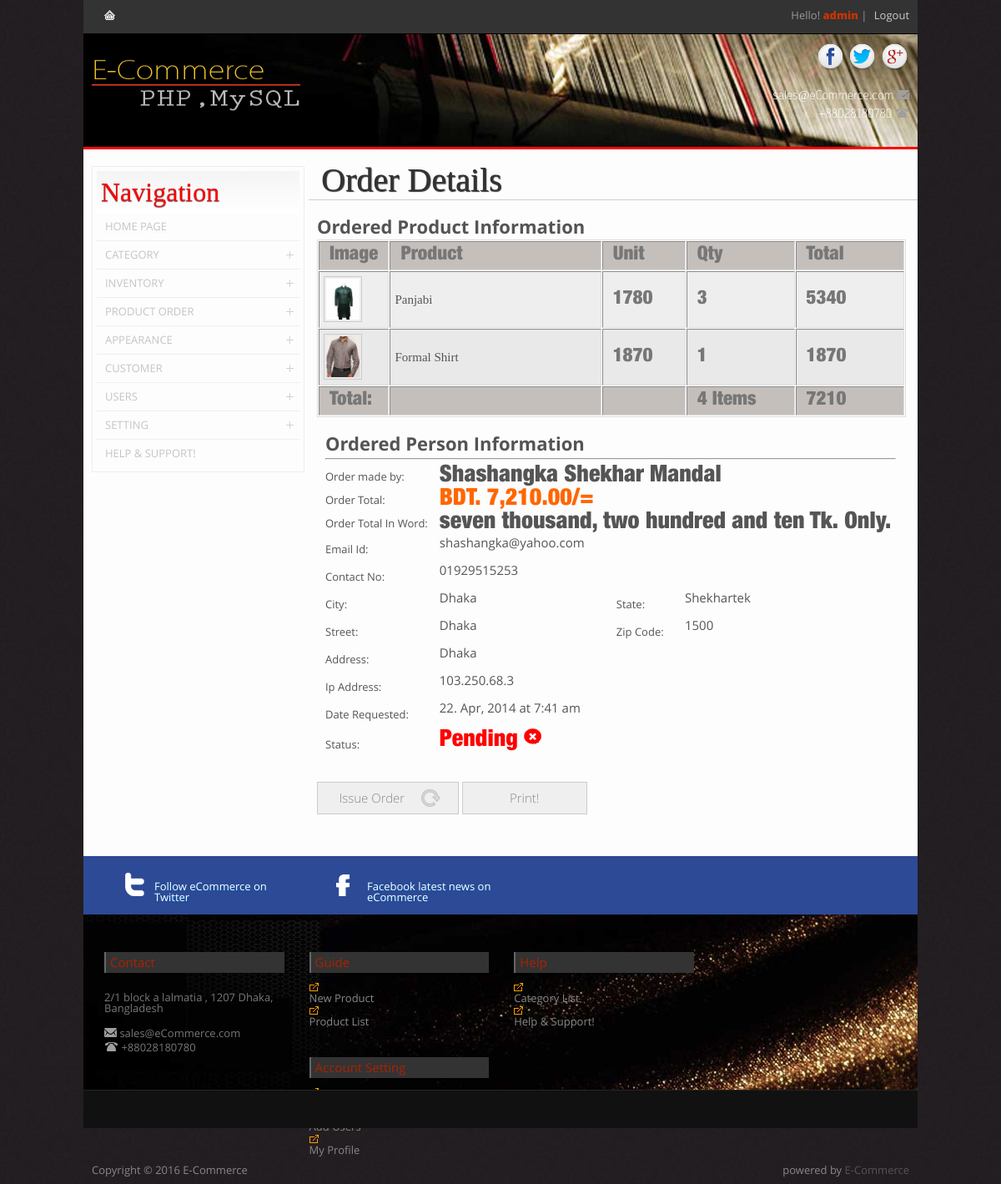
The app's page /ecommerce/admin/index.php?route=order&option=view&order_id=1 (signed in) with its own data.
### tables this page shows
CREATE TABLE IF NOT EXISTS `order_details` (
`id` int(10) unsigned NOT NULL,
  `pr_order_id` int(10) NOT NULL,
  `description` text NOT NULL
);

CREATE TABLE IF NOT EXISTS `order_master` (
`order_id` int(10) unsigned NOT NULL,
  `totalQty` int(11) NOT NULL,
  `order_total` float NOT NULL,
  `name` varchar(250) NOT NULL,
  `email` varchar(250) NOT NULL,
  `contact` varchar(150) NOT NULL,
  `street` varchar(150) NOT NULL,
  `city` varchar(150) NOT NULL,
  `state` varchar(150) NOT NULL,
  `zip` varchar(150) NOT NULL,
  `address` varchar(250) NOT NULL,
  `order_ip` varchar(250) NOT NULL,
  `date` datetime NOT NULL,
  `status` tinyint(3) NOT NULL DEFAULT '0'
);

### ecommerce/admin/Model/dbclass.php (called while the page is built, shortened)
<?php
	class Model_DBClass {
		public $_hostName = "localhost";
		public $_userName = "ecom";
		public $_userPass = "ecom@12345";
		protected $_link;
		public function __construct(){
			if(!$this->_link = @mysql_pconnect($this->_hostName, $this->_userName, $this->_userPass)){
				echo 'Could not connect to the database Server!';
			}
		}
		public function doQuery($query){
			$result = mysql_query($query, $this->_link);
			return $result;
		}
		public function fetchObject($result){
			$row = mysql_fetch_object($result);
			return $row;
		}
	}

### ecommerce/admin/Views/order_details.php (the view, shortened to what this page needs)
<?php
$id = $_GET["order_id"];
$query = "SELECT
			OM.order_total,
			OM.totalQty,
			OM.name,
			OM.email,
			OM.contact,
			OM.street,
			OM.city,
			OM.state,
			OM.zip,
			OM.address,
			OM.order_ip,
			OM.date,
			OM.status,
			OD.description
			FROM
			order_details AS OD
			INNER JOIN
			order_master AS OM
			ON OM.order_id =  OD.pr_order_id
			WHERE OD.pr_order_id = $id";
$result= $dbObj->doQuery($query);
$row = $dbObj->fetchObject($result);
?>
<div class="content_box_aside">
    <div class="aside_box">
    <h2>
        Navigation</h2>
        <div class="glossymenu">
			<?php require_once 'SiteMenu.php'; ?>
    	</div>
    </div>
</div>
<div class="content_box_main">
    <div class="topic_title">
    <h2>
        Order Details</h2>
    </div>
    <div class="topic_details">
    <div id="Order_Details">
    <div class="product_list cart_thumb">
    <h3>
        Ordered Product Information</h3>
     <table width='100%' border='1' cellspacing='1' cellpadding='5'>
                <thead>
                    <tr>
                        <td width='5%' class="cart_total_price"><b>Image</b></td>
                        <td width='40%' class="cart_total_price"><b>Product</b></td>
                        <td width='15%' class="cart_total_price"><b>Unit</b></td>
                        <td width='20%' class="cart_total_price"><b>Qty</b></td>
                        <td width='20%' class="cart_total_price"><b>Total</b></td>
                    </tr>
                </thead>
                <tbody>
           		<?php echo $row->description; ?>
            	</tbody>
                <thead>
                    <tr>
                        <td width='5%' class="cart_total_price"><b>Total:</b></td>
                        <td width='40%'></td>
                        <td width='15%'></td>
                        <td width='20%' class="cart_total_price"><b><?php echo $row->totalQty; ?> Items</b></td>
                        <td width='20%' class="cart_total_price"><b><?php echo $row->order_total; ?></b></td>
                    </tr>
                </thead>
          </table>
        </div>
        <div class="Order_info">
        <h3>
        	Ordered Person Information</h3>
            <hr />
            <table width="100%" border="0" cellpadding="0" cellspacing="0">
            <tr>
                <td width="20%"><label>Order made by:</label></td>
                <td colspan="3"><b><?php echo $row->name; ?></b></td>
              </tr>
            <tr>
                <td><label>Order Total:</label></td>
                <td colspan="3"><b>
                <span>
					<?php $total = $row->order_total; echo country_currency($total);  ?>
                    </span>
                </b>
                </td>
              </tr>
              <tr>
                <td><label>Order Total In Word:</label></td>
                <td colspan="3">
                 <?php  echo '<b>'.convert_number_to_words($total).' Tk. Only.</b>';?>
                </td>
              </tr>
            <tr>
                <td><label>Email Id:</label></td>
                <td width="31%"><p><?php echo $row->email; ?></p></td>
                <td width="12%">&nbsp;</td>
                <td width="37%">&nbsp;</td>
            </tr>
            <tr>
                <td><label>Contact No:</label></td>
                <td><p><?php echo $row->contact; ?></p></td>
                <td>&nbsp;</td>
                <td>&nbsp;</td>
            </tr>
            <tr>
                <td><label>City:</label></td>
                <td><p><?php echo $row->city; ?></p></td>
                <td><label>State:</label></td>
                <td><p><?php echo $row->state; ?></p></td>
            </tr>
            <tr>
                <td><label>Street:</label></td>
                <td><p><?php echo $row->street; ?></p></td>
                <td><label>Zip Code:</label></td>
                <td><p><?php echo $row->zip; ?></p></td>
            </tr>
            <tr>
                <td><label>Address:</label></td>
                <td colspan="3"><p><?php echo $row->address; ?></p></td>
              </tr>
            <tr>
                <td><label>Ip Address:</label></td>
                <td><p><?php echo $row->order_ip; ?></p></td>
                <td>&nbsp;</td>
                <td>&nbsp;</td>
            </tr>
            <tr>
                <td><label>Date Requested:</label></td>
                <td><p><?php $date =  $row->date; $date = date_create($date);
							  echo date_format($date, 'd. M, Y')." at ".date_format($date, 'g:i a'); ?></p></td>
                <td>&nbsp;</td>
                <td>&nbsp;</td>
            </tr>
            <tr>
                <td><label>Status:</label></td>
                <td><p><?php
						$status = $row->status;
						if($status == 1){
							echo "<b style='color:green;'>Delivered <img src='Resources/ico/tick.png' /></b>";}
						elseif ($status == 0){
							echo "<b style='color:red;'>Pending <img src='Resources/ico/cross.png' /></b>";
						}
					?></p>
               </td>
                <td>&nbsp;</td>
                <td>&nbsp;</td>
            </tr>
         </table>
         </div>
        </div>
        <form id="validate" class="form" method="post" action="" >
            <input type="submit" class="my_input_button icon_reset" name="sub" value="Issue Order" style="width:170px"/>
            <input type="button" onclick="printContent('Order_Details')" style="width:150px" value="Print!" class="my_input_button"/>
        </form>
	</div>
</div>

### ecommerce/admin/Model/functions.php (shortened to what this page needs)
<?php
function country_currency( $amount = 0 ) {
    $bc = 'BDT';
    $currency_before = '';
    $currency_after = '';
    if( $bc == 'BDT' ) $currency_before = 'BDT. ';
	if( $bc == 'BDT' ) $currency_after = '/=';
    return $currency_before . number_format( $amount, 2 ) . $currency_after;
}
function convert_number_to_words($number) {
    $conjunction = ' and ';
    $separator   = ', ';
    $dictionary  = array(
        0                   => 'zero',
        1                   => 'one',
        2                   => 'two',
        3                   => 'three',
        4                   => 'four',
        5                   => 'five',
        6                   => 'six',
        7                   => 'seven',
        8                   => 'eight',
        9                   => 'nine',
        10                  => 'ten',
        11                  => 'eleven',
        12                  => 'twelve',
        13                  => 'thirteen',
        14                  => 'fourteen',
        15                  => 'fifteen',
        16                  => 'sixteen',
        17                  => 'seventeen',
        18                  => 'eighteen',
        19                  => 'nineteen',
        20                  => 'twenty',
        30                  => 'thirty',
        40                  => 'fourty',
        50                  => 'fifty',
        60                  => 'sixty',
        70                  => 'seventy',
        80                  => 'eighty',
        90                  => 'ninety',
        100                 => 'hundred',
        1000                => 'thousand',
        1000000             => 'million',
        1000000000          => 'billion',
        1000000000000       => 'trillion',
        1000000000000000    => 'quadrillion',
        1000000000000000000 => 'quintillion'
    );
    $string = $fraction = null;
    switch (true) {
        case $number < 21:
            $string = $dictionary[$number];
            break;
        case $number < 1000:
            $hundreds  = $number / 100;
            $remainder = $number % 100;
            $string = $dictionary[$hundreds] . ' ' . $dictionary[100];
            if ($remainder) {
                $string .= $conjunction . convert_number_to_words($remainder);
            }
            break;
        default:
            $baseUnit = pow(1000, floor(log($number, 1000)));
            $numBaseUnits = (int) ($number / $baseUnit);
            $remainder = $number % $baseUnit;
            $string = convert_number_to_words($numBaseUnits) . ' ' . $dictionary[$baseUnit];
            if ($remainder) {
                $string .= $remainder < 100 ? $conjunction : $separator;
                $string .= convert_number_to_words($remainder);
            }
            break;
    }
    return $string;
}
?>

### ecommerce/admin/Style/global_style.css (style rules this page uses)
html { background:#EBEBEB url(../Resources/images/body-bg.jpg); background-repeat: repeat; background-attachment: fixed; }
label { font-size: 13px; color: Gray; }
.icon_reset { background-image: url(../Resources/ico/reset.png); background-position: 85% 50%; background-repeat: no-repeat; text-indent:-30%; }
.my_input_button { background-color: #efefef; border: 1px solid #ccc; color: #888; font-size: 15px; font-weight: 300; padding: 8px 20px 9px; -webkit-transition: all 0.3s ease-out; -moz-transition: all 0.3s ease-out; -o-transition: all 0.3s ease-out; transition: all 0.3s ease-out; }

### ecommerce/admin/Style/content.css (style rules this page uses)
.aside_box { border: 1px solid #eee; margin-left:10px; margin-bottom:20px; padding:5px; }
.aside_box h2 { color: #f00; line-height:18px; font: 32px/40px 'Yesteryear', cursive; text-shadow: 0px 1px 1px #666; padding:5px; background: rgb(244,244,244); background: -moz-linear-gradient(top, rgba(244,244,244,1) 0%, rgba(255,255,255,1) 100%); background: -webkit-gradient(linear, left top, left bottom, color-stop(0%,rgba(244,244,244,1)), color-stop(100%,rgba(255,255,255,1))); background: -webkit-linear-gradient(top, rgba(244,244,244,1) 0%,rgba(255,255,255,1) 100%); background: -o-linear-gradient(top, rgba(244,244,244,1) 0%,rgba(255,255,255,1) 100%); background: -ms-linear-gradient(top, rgba(244,244,244,1) 0%,rgba(255,255,255,1) 100%); background: linear-gradient(to bottom, rgba(244,244,244,1) 0%,rgba(255,255,255,1) 100%); filter: progid:DXImageTransform.Microsoft.gradient( startColorstr='#f4f4f4', endColorstr='#ffffff',GradientType=0 ); }
.content_box_main { margin: 0 auto; width:730px; min-height: 10px; float: right; display: block; margin-top: 0px; border-left: 0px solid #eee; padding-top: 0px; padding-bottom: 20px; }
.content_box table { width: 100%; }
.topic_title { position: relative; height: 50px; margin-top: 10px; margin-bottom:20px; border-bottom: 1px solid #CCC; }
.topic_title h2 { margin-top: 7px; margin-left: 5px; float: left; padding-left: 10px; color: #333; font-size:35px; line-height:18px; font: 40px/40px 'Yesteryear', cursive; text-shadow: 1px 1px 1px #333; }
.topic_details { margin-top: 10px; margin-bottom: 20px; padding-left: 10px; }
.topic_details p { margin-bottom: 15px; margin-left: 0px; text-align:justify; margin-right:15px; display:block; color: #555; font-size:15px; line-height:18px; }
.topic_details label { font-family: 'Open Sans'; font-size: 13px; color:#555; }
.product_list table { width: 98%; border: 1px solid #ddd; background:#fff; }
.product_list thead { background:#C5BFBC; padding:10px; height:30px; border: 1px solid #ddd; }
.product_list tr:nth-child(even) { background: #eee;border: 1px solid #ddd; }
.product_list tbody tr:nth-child(odd) { background: #eee;border: 1px solid #ddd; }
.product_list tbody tr:nth-child(even) { background: #E9E9E9;border: 1px solid #ddd; }
.cart_thumb { position:relative; }
.cart_thumb img { padding:2px; border: 1px solid #ccc; text-align:center; }
.cart_thumb p { color: #555; font-family: 'PT Sans'; margin:0px; padding:0px; text-align:left; vertical-align:top; }
.cart_total_price b { color: #777; font-family:'HelveticaNeueLTStd-BlkCn'; font-size: 23px; padding: 2px 7px 2px; }
.Order_info { padding:10px; margin-bottom:15px; width:95%; }
.Order_info b { color: #555; font-family:'HelveticaNeueLTStd-BlkCn'; font-size: 28px; padding: 0px; margin:0px; }
.Order_info b span { color: #f60; font-family:'HelveticaNeueLTStd-BlkCn'; font-size: 28px; padding: 0px; margin:0px; }

### records on screen
order_details: description (picture), description "Panjabi 1780 3 5340 Formal Shirt 1870 1 1870", order_master.totalQty "4", order_master.order_total "7210", order_master.name "Shashangka Shekhar Mandal", order_master.order_total "BDT. 7,210.00/=", order_master.order_total "seven thousand", order_master.email "shashangka@yahoo.com", order_master.contact "01929515253", order_master.city "Dhaka", order_master.state "Shekhartek", order_master.street "Dhaka", order_master.zip "1500", order_master.address "Dhaka", order_master.order_ip "103.250.68.3", order_master.date "22. Apr, 2014", order_master.date "7:41 am"
order_master: order_total ", two hundred and ten"

### other values on screen
$user_name "admin"
